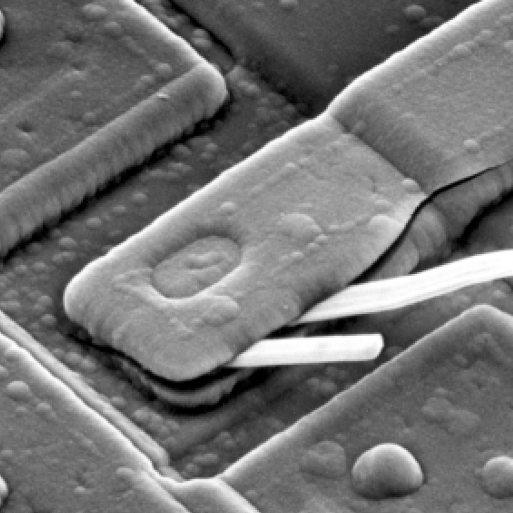
#> input picture Images/(a)Fig0431(d)(blown_ic_crop).tif, 1026 x 1026 px (shown at 1/2 size)
$ python main.py
#> lines starting #> are read from the running program, lines starting #| are printed output that depends on the picture
import os
from typing import Tuple, List

import numpy as np
import matplotlib.pyplot as plt
from PIL import Image


class BColors:
    HEADER = '\033[95m'
    OkBLUE = '\033[94m'
    OkCYAN = '\033[96m'
    OkGREEN = '\033[92m'
    WARNING = '\033[93m'
    FAIL = '\033[91m'
    ENDC = '\033[0m'
    BOLD = '\033[1m'
    UNDERLINE = '\033[4m'


class ImageUtils:
    @staticmethod
    def load_image(filepath: str) -> np.ndarray:
        """Load an image from file as a numpy array."""
        if not os.path.isfile(filepath):
            raise FileNotFoundError(f"File not found: {filepath}")
        return np.array(Image.open(filepath))

    @staticmethod
    def save_image(image_array: np.ndarray, filepath: str) -> None:
        """Save a numpy array as an image file."""
        if image_array.dtype != np.uint8:
            image_array = np.clip(image_array, 0, 255).astype(np.uint8)
        Image.fromarray(image_array).save(filepath)

    @staticmethod
    def normalize_image(image_array: np.ndarray) -> np.ndarray:
        """Normalize image to range [0, 255]."""
        min_val = np.min(image_array)
        max_val = np.max(image_array)
        if max_val > min_val:
            normalized = (image_array - min_val) / (max_val - min_val) * 255
            return normalized
        else:
            return np.zeros_like(image_array)

    @staticmethod
    def pad_image(
            image: np.ndarray,
            padded_image_size: List[int],
            is_centered: bool = False
    ) -> np.ndarray:
        original_image_shape = image.shape
        original_image_height = original_image_shape[0]
        original_image_width = original_image_shape[1]
        # Initialize with the same dtype as the original image
        new_image_array = np.zeros(padded_image_size, dtype=image.dtype)
        if not is_centered:
            new_image_array[:original_image_height, :original_image_width] = image
        else:
            height_offset = (padded_image_size[0] - original_image_height) // 2
            width_offset = (padded_image_size[1] - original_image_width) // 2
            new_image_array[
            height_offset:height_offset + original_image_height,
            width_offset:width_offset + original_image_width
            ] = image
        return new_image_array

    @staticmethod
    def center_frequency_spectrum(image: np.ndarray) -> np.ndarray:
        """Multiply an image by (-1)^(x+y) to center the frequency spectrum."""
        height, width = image.shape[:2]
        y_coords, x_coords = np.mgrid[:height, :width]
        mask = np.where((x_coords + y_coords) % 2 == 0, 1, -1)
        centered_image = image * mask
        return centered_image

    @staticmethod
    def generate_frequency_spectrum(image: np.ndarray) -> np.ndarray:
        """Compute the normalized magnitude frequency spectrum for display."""
        fourier_transform = np.fft.fft2(image)
        magnitude_spectrum = np.abs(fourier_transform)

        # Use log scaling to compress dynamic range
        log_spectrum = np.log1p(magnitude_spectrum)
        return ImageUtils.normalize_image(log_spectrum)

    @staticmethod
    def crop_image(image: np.ndarray, locations: List[Tuple[int]]) -> np.ndarray:
        start_locations, end_locations = locations
        return image[start_locations[0]:end_locations[0], start_locations[1]:end_locations[1]]

class ImageFilter:
    """Class for different image filtering operations."""

    @staticmethod
    def gaussian_lowpass_filter(shape: Tuple[int, int], sigma: float) -> np.ndarray:
        """
        Generates a centered Gaussian Lowpass Filter for an image of size 'shape'
        with the given sigma.
        """
        P, Q = shape
        U, V = np.indices((P, Q))
        center_u, center_v = P // 2, Q // 2
        D_sq = (U - center_u) ** 2 + (V - center_v) ** 2
        H = np.exp(-D_sq / (2 * (sigma ** 2)))
        return H


class Visualizer:
    """Class for visualizing image processing results."""

    @staticmethod
    def display_images(
            images: List[np.ndarray],
            titles: List[str],
            cols: int = 2,
            cmap: str = "gray",
            file_name: str = None,
            fig_size: Tuple[int, int] = (12, 8)
    ) -> None:
        """
        Display multiple images in a single figure with given titles.
        :param file_name: filename(path) to save the plot into.
        :param images: List of images as numpy arrays.
        :param titles: List of titles for each subplot.
        :param cols: Number of columns in the subplot grid.
        :param cmap: Colormap to use.
        :param fig_size: Size of the figure.
        """
        n_images = len(images)
        rows = (n_images + cols - 1) // cols
        fig, axes = plt.subplots(rows, cols, figsize=fig_size)
        # If there is only one subplot, wrap into list.
        if rows * cols == 1:
            axes = [axes]
        else:
            axes = axes.flatten()
        for ax, img, title in zip(axes, images, titles):
            ax.imshow(img, cmap=cmap)
            ax.set_title(title)
            ax.axis("off")
        # Hide any empty subplots.
        for ax in axes[n_images:]:
            ax.axis("off")
        plt.tight_layout()
        if file_name is not None:
            plt.savefig(file_name)
        plt.show()


def main():
    """Process an image by padding it, centering its frequency spectrum,
    filtering in frequency domain, and displaying all steps in a single plot."""
    # -------------------------------------------------------------------------------
    # INITIALIZATION
    # -------------------------------------------------------------------------------
    print("=" * 50)
    print(f"{BColors.WARNING}{BColors.BOLD}INITIALIZATION{BColors.ENDC}{BColors.ENDC}")
    base_dir = os.path.join("Images")
    os.makedirs(base_dir, exist_ok=True)

    # -------------------------------------------------------------------------------
    # LOAD IMAGE
    # -------------------------------------------------------------------------------
    print("=" * 50)
    print(f"{BColors.WARNING}{BColors.BOLD}Loading Image ....{BColors.ENDC}{BColors.ENDC}")
    image_path = os.path.join(base_dir, "(a)Fig0431(d)(blown_ic_crop).tif")
    image_array = ImageUtils.load_image(filepath=image_path)
#> in load_image, returned value is the input picture: shape (1026, 1026); min 0, max 255, mean 115.6
    print("\nImage Array:")
    print(image_array)
#> (printed output is left out)
    print(f"{BColors.OkGREEN}{BColors.BOLD}\nImage Loaded.{BColors.ENDC}{BColors.ENDC}")

    # -------------------------------------------------------------------------------
    # PAD IMAGE
    # -------------------------------------------------------------------------------
    print("=" * 50)
    print(f"{BColors.WARNING}{BColors.BOLD}Padding Image ....{BColors.ENDC}{BColors.ENDC}")
    target_size = [1026 * 2, 1026 * 2]  # 1026 * 2
    padded_image = ImageUtils.pad_image(
        image=image_array,
        padded_image_size=target_size,
    )
    print("\nPadded Image Array:")
    print(padded_image.astype(np.uint8))
#> (printed output is left out)
    padded_path = os.path.join(base_dir, "(b)padded_image.tiff")
    ImageUtils.save_image(image_array=padded_image, filepath=padded_path)
    print(f"{BColors.OkGREEN}{BColors.BOLD}\nPadded Image Saved.{BColors.ENDC}{BColors.ENDC}")

    # -------------------------------------------------------------------------------
    # CENTER FREQUENCY SPECTRUM
    # -------------------------------------------------------------------------------
    print("=" * 50)
    print(f"{BColors.WARNING}{BColors.BOLD}Centering Image Frequency Spectrum ....{BColors.ENDC}{BColors.ENDC}")
    centered_image_freq = ImageUtils.center_frequency_spectrum(image=padded_image)
#> in center_frequency_spectrum, `centered_image = image * mask`:
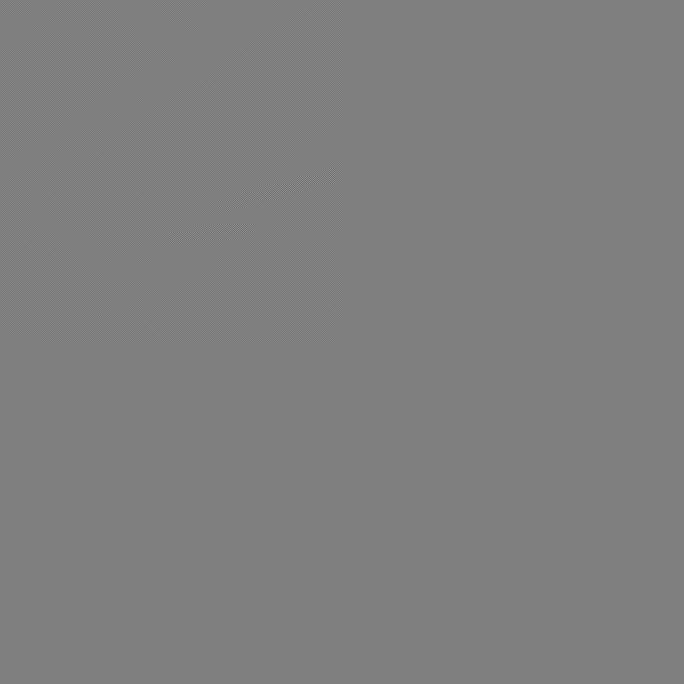
#> centered_image: shape (2052, 2052) int64 (shown at 1/3 size); min -255, max 255, mean 0; drawn with min black and max white
    print("\nCentered Freq. Image Array:")
    print(centered_image_freq)
#> (printed output is left out)
    centered_path = os.path.join(base_dir, "(c)image_with_centered_freq.tiff")
    ImageUtils.save_image(image_array=centered_image_freq, filepath=centered_path)
#> call 2 of save_image, with filepath = 'Images/(c)image_with_centered_freq.tiff'
#> in save_image (call 2), `image_array = np.clip(image_array, 0, 255).astype(np.uint8)`:
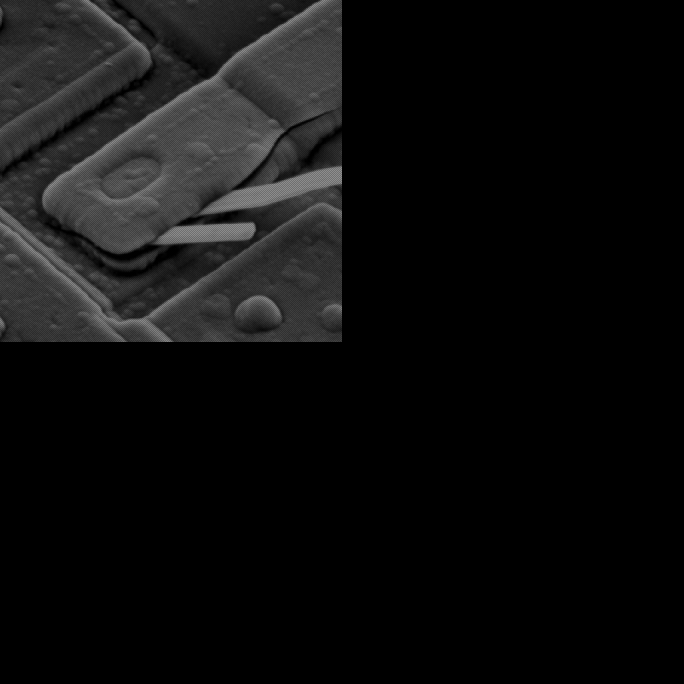
#> image_array: shape (2052, 2052) (shown at 1/3 size); min 0, max 255, mean 14.4
    print(f"{BColors.OkGREEN}{BColors.BOLD}\nCentered Freq Image Saved.{BColors.ENDC}{BColors.ENDC}")

    # -------------------------------------------------------------------------------
    # FREQUENCY SPECTRUM (Display Purposes)
    # -------------------------------------------------------------------------------
    print("=" * 50)
    print(f"{BColors.WARNING}{BColors.BOLD}Calculating Image Frequency Spectrum ....{BColors.ENDC}{BColors.ENDC}")
    transformed_image = ImageUtils.generate_frequency_spectrum(image=centered_image_freq)
#> in generate_frequency_spectrum, `log_spectrum = np.log1p(magnitude_spectrum)`:
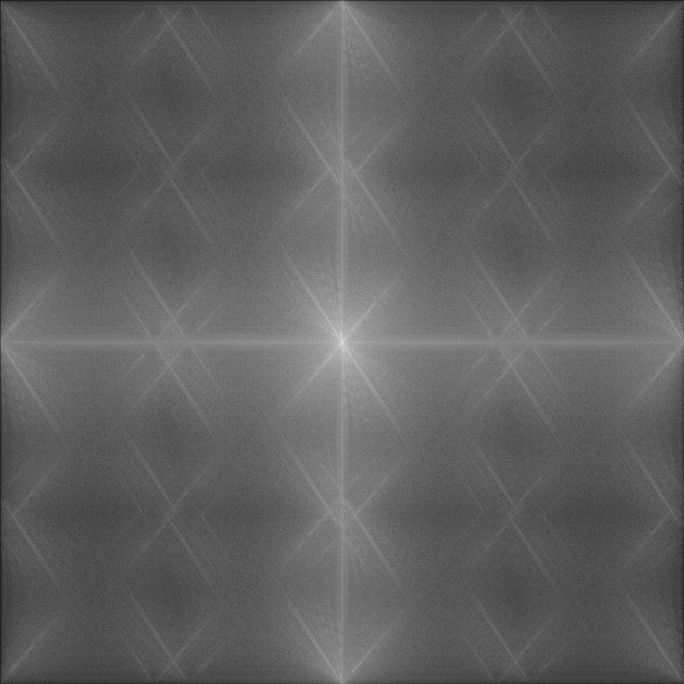
#> log_spectrum: shape (2052, 2052) float64 (shown at 1/3 size); min 0, max 18.62, mean 7.05; drawn with min black and max white
#> in normalize_image, `min_val = np.min(image_array)`: min_val = 0
#> in normalize_image, `max_val = np.max(image_array)`: max_val = 18.62
    print("\nCalculated Freq. Spectrum Array:")
    print(transformed_image)
#> (printed output is left out)
    transformed_path = os.path.join(base_dir, "(d)image_frequency_spectrum.tiff")
    ImageUtils.save_image(image_array=transformed_image, filepath=transformed_path)
    print(f"{BColors.OkGREEN}{BColors.BOLD}\nFreq Spectrum Calculated and Saved.{BColors.ENDC}{BColors.ENDC}")

    # -------------------------------------------------------------------------------
    # CREATE GAUSSIAN FILTER
    # -------------------------------------------------------------------------------
    print("=" * 50)
    print(f"{BColors.WARNING}{BColors.BOLD}Creating Gaussian Filter ....{BColors.ENDC}{BColors.ENDC}")
    gaussian_filter = ImageFilter.gaussian_lowpass_filter(shape=centered_image_freq.shape, sigma=20)
    gaussian_filter_path = os.path.join(base_dir, "(e)gaussian_filter.tiff")
    ImageUtils.save_image(image_array=(gaussian_filter * 255), filepath=gaussian_filter_path)
#> call 4 of save_image, with filepath = 'Images/(e)gaussian_filter.tiff'
#> in save_image (call 4), `Image.fromarray(image_array).save(filepath)`:
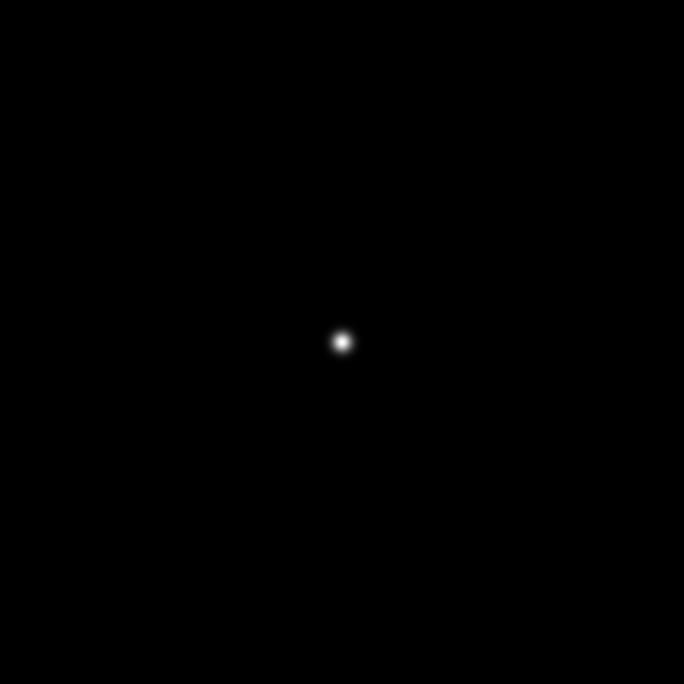
#> saved as (e)gaussian_filter.tiff: PIL image 2052x2052 L (shown at 1/3 size); min 0, max 255, mean 0.2
    print(f"{BColors.OkGREEN}{BColors.BOLD}\nGaussian Filter Created.{BColors.ENDC}{BColors.ENDC}")

    # -------------------------------------------------------------------------------
    # FREQUENCY DOMAIN FILTERING
    # -------------------------------------------------------------------------------
    print("=" * 50)
    print(f"{BColors.WARNING}{BColors.BOLD}Filtering in Frequency Domain ....{BColors.ENDC}{BColors.ENDC}")
    F_filtered = np.fft.fft2(centered_image_freq) * gaussian_filter
    filtered_complex = np.fft.ifft2(F_filtered)
    filtered_image = np.real(filtered_complex)
    # Undo the centering multiplication (since center_frequency_spectrum is its own inverse)
    final_image_padded = ImageUtils.center_frequency_spectrum(
        image=filtered_image
    )
#> in center_frequency_spectrum (call 2), `centered_image = image * mask`:
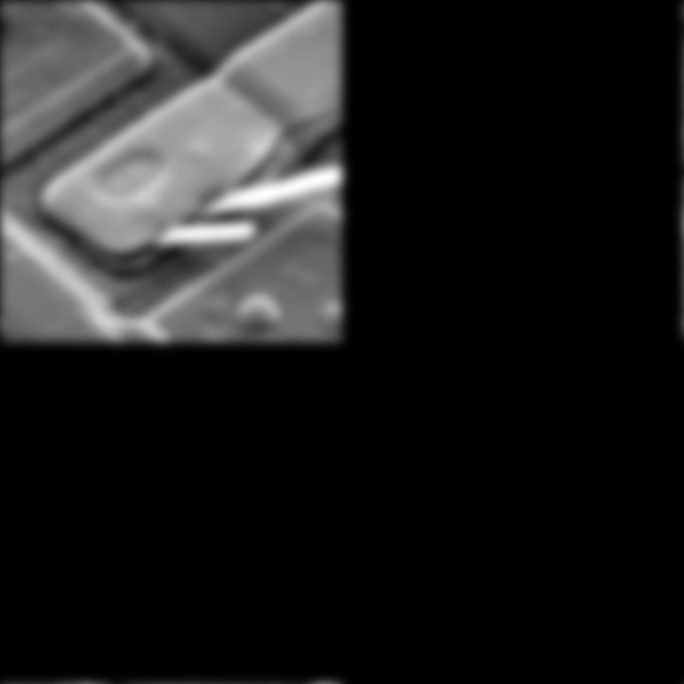
#> centered_image: shape (2052, 2052) float64 (shown at 1/3 size); min -9.93e-14, max 239, mean 28.9; drawn with min black and max white

    final_image_padded_path = os.path.join(base_dir, "(g)final_image_padded.tiff")
    ImageUtils.save_image(image_array=final_image_padded, filepath=final_image_padded_path)
    # -------------------------------------------------------------------------------
    # CALCULATE PRODUCT OF TRANSFORMED IMAGE AND GAUSSIAN FILTER (VISUALIZATION PURPOSE)
    # -------------------------------------------------------------------------------
    filtered_image_spectrum_vis = transformed_image * gaussian_filter
    filtered_image_spectrum_vis_path = os.path.join(base_dir, "(f)filtered_image_spectrum.tiff")
    ImageUtils.save_image(image_array=filtered_image_spectrum_vis, filepath=filtered_image_spectrum_vis_path)

    print(f"{BColors.OkGREEN}{BColors.BOLD}\nFiltering in Frequency Domain Completed.{BColors.ENDC}{BColors.ENDC}")

    # -------------------------------------------------------------------------------
    # Cropping The padded final image
    # -------------------------------------------------------------------------------
    print("=" * 50)
    print(f"{BColors.WARNING}{BColors.BOLD}Cropping the Final Image ....{BColors.ENDC}{BColors.ENDC}")
    final_image = ImageUtils.crop_image(
        image=final_image_padded,
        locations=[(0, 0), image_array.shape]
    )
#> in crop_image, `return image[start_locations[0]:end_locations[0], start_locations[1]:e..`:
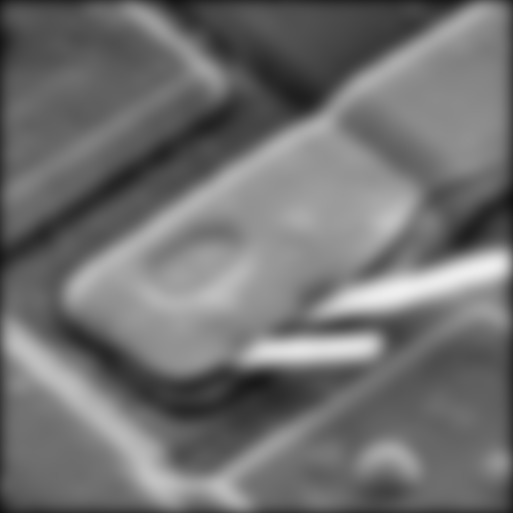
#> returned value: shape (1026, 1026) float64 (shown at 1/2 size); min 18.86, max 239, mean 112.8
    final_image_path = os.path.join(base_dir, "(h)final_image.tiff")
    ImageUtils.save_image(image_array=final_image, filepath=final_image_path)

    print(f"{BColors.OkGREEN}{BColors.BOLD}\nCropping the Final Image Completed.{BColors.ENDC}{BColors.ENDC}")

    # -------------------------------------------------------------------------------
    # DISPLAY ALL RESULTS IN A SINGLE PLOT
    # -------------------------------------------------------------------------------
    print("=" * 50)
    print(f"{BColors.WARNING}{BColors.BOLD}Creating the Visualization ....{BColors.ENDC}{BColors.ENDC}")
    images = [
        image_array,  # Original image
        padded_image,  # Padded image
        np.clip(centered_image_freq, 0, 255).astype(np.uint8),  # Centered frequency image
        transformed_image,  # Normalized frequency spectrum
        gaussian_filter,  # Gaussian filter
        filtered_image_spectrum_vis,
        final_image_padded,  # Final filtered image (padded)
        final_image   # Final filtered image
    ]
    titles = [
        "Original Image",
        "Padded Image",
        "Centered Frequency Spectrum",
        "Frequency Spectrum (Log Scale)",
        "Gaussian Lowpass Filter",
        "Filtered Frequency Spectrum\n(Transformed * Filter)",
        "Final Filtered Image(Padded)",
        "Final Filtered Image"
    ]
    Visualizer.display_images(images, titles, cols=3, cmap="gray", fig_size=(10, 10),
                              file_name=os.path.join("Images","image_visualization.tiff"))
#> in display_images, `n_images = len(images)`: n_images = 8
#> in display_images, `rows = (n_images + cols - 1) // cols`: rows = 3
#> the loop in display_images, `for ax, img, title in zip(axes, images, titles):` made 8 passes
#> title on passes 1, 2, 3, 4, 5, 7, 8: 'Original Image', 'Padded Image', 'Centered Frequency Spectrum', 'Frequency Spectrum (Log Scale)', 'Gaussian Lowpass Filter', 'Final Filtered Image(Padded)', 'Final Filtered Image'
#> the loop in display_images, `for ax in axes[n_images:]:` made 1 pass
#> in display_images, `plt.savefig(file_name)`:
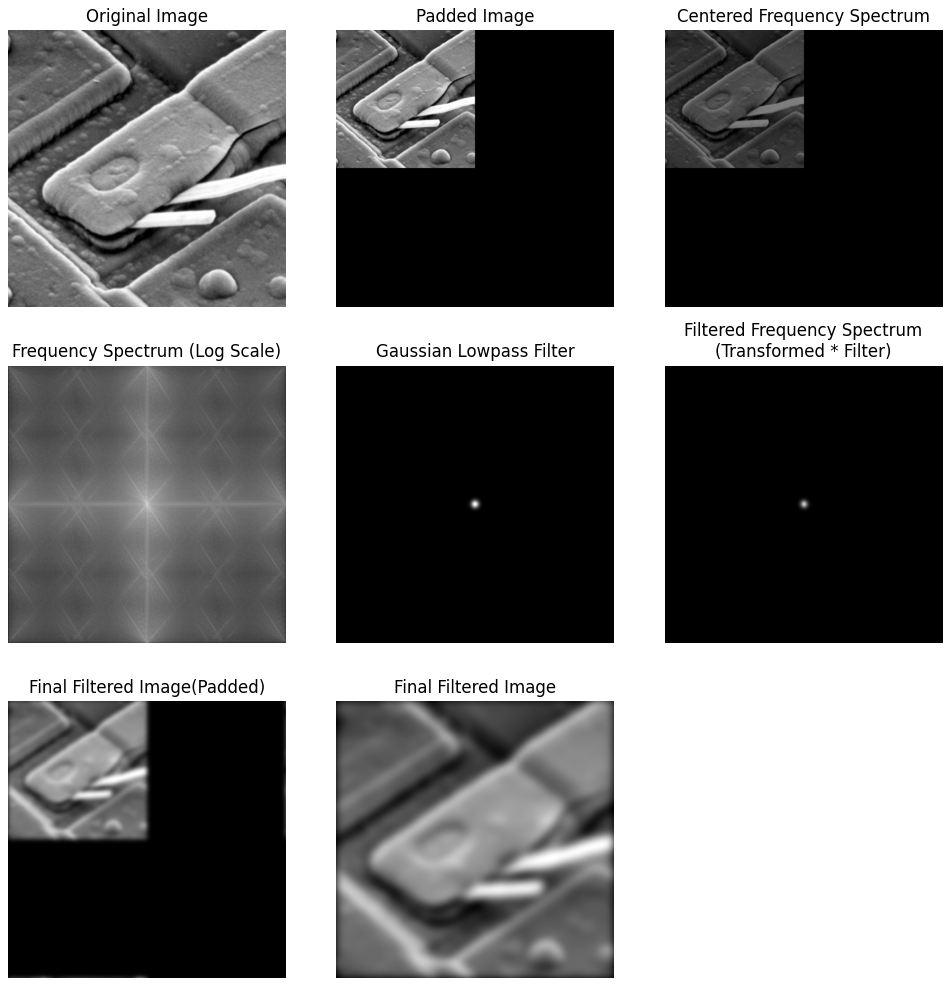
#> figure drawn by matplotlib, 8 panels
    print(f"{BColors.OkGREEN}{BColors.BOLD}\nCreating the Visualization Completed.{BColors.ENDC}{BColors.ENDC}")


if __name__ == '__main__':
    main()
